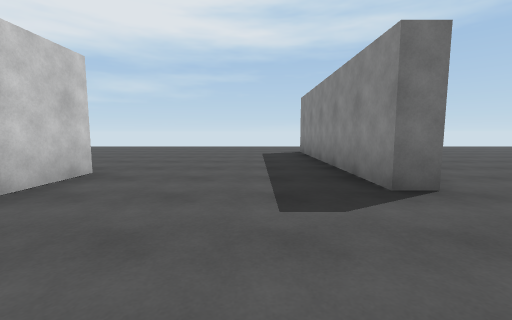
View 1 (above)

24 first-person views from a walk through a 3-D level made in the Unity game engine. The camera is 1.2 m above the floor, tilts 6° down and sees 90° across. The floor is counted in squares, 2 m on a side. Each view is taken from the middle of a square. On the plan, view 1 faces up. The plan holds only what a view shows up to about 9 squares ahead; the rest is blank. The place goes on beyond the plan.

View 2
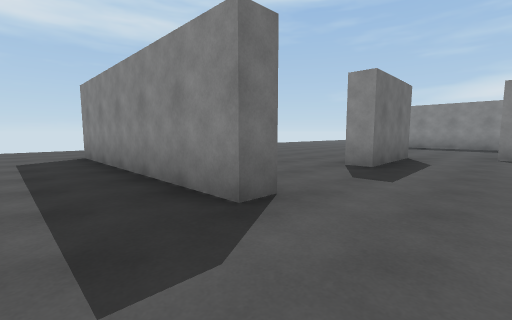

View 3
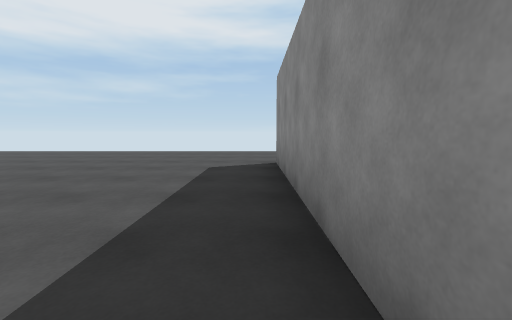

View 4
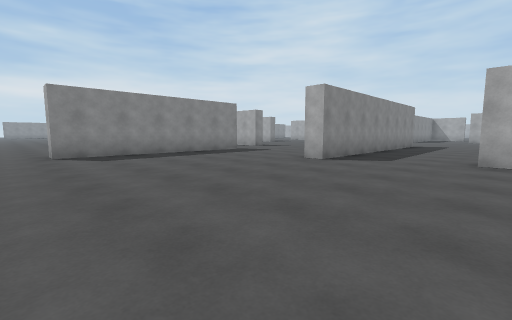

View 5
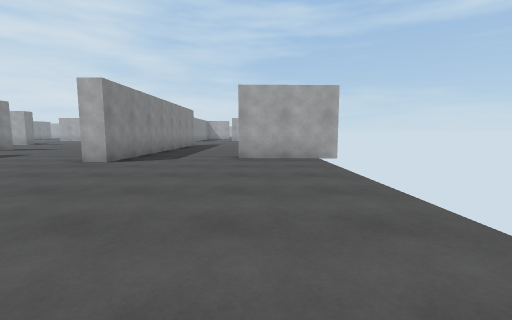

View 6
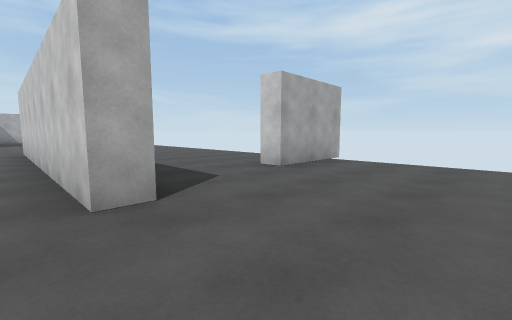

View 7
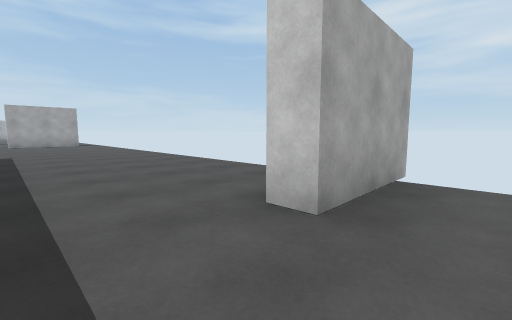

View 8
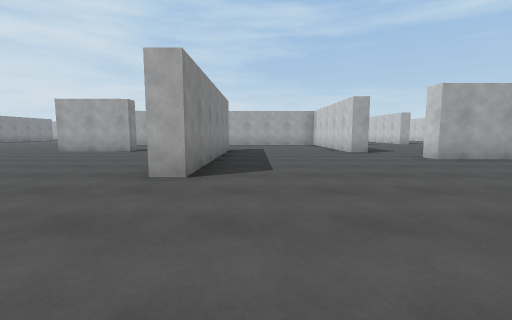

View 9
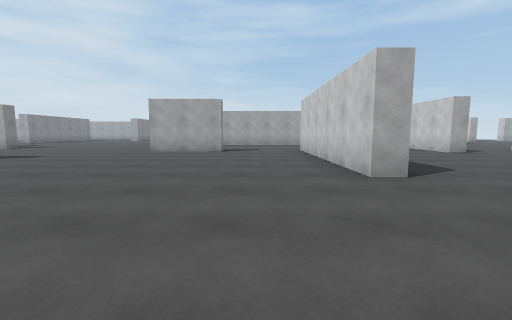

View 10
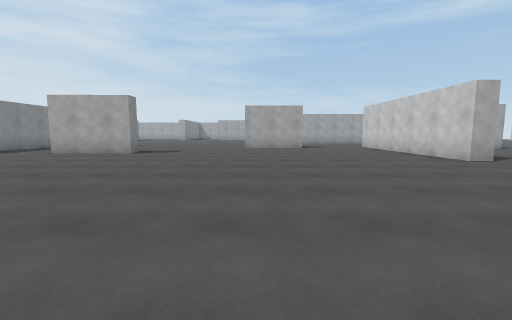

View 11
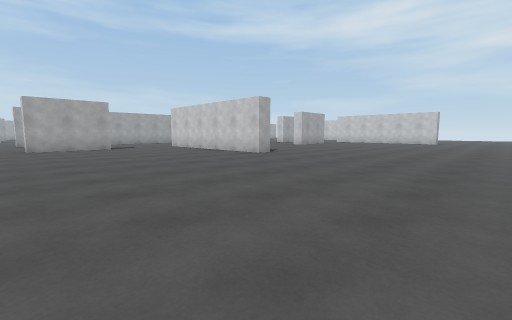

View 12
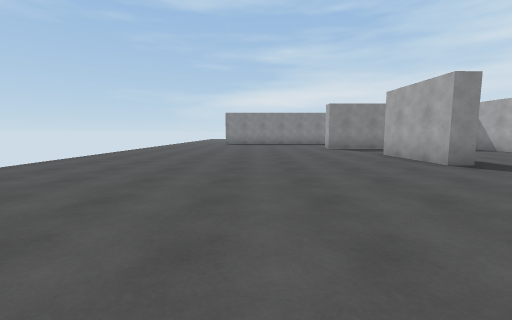

View 13
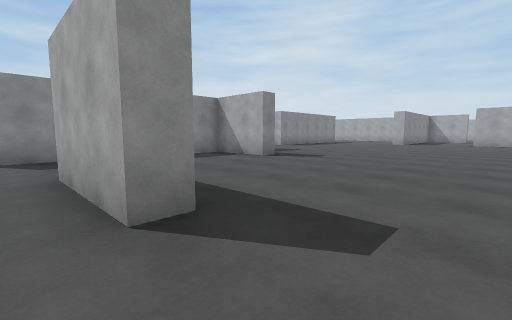

View 14
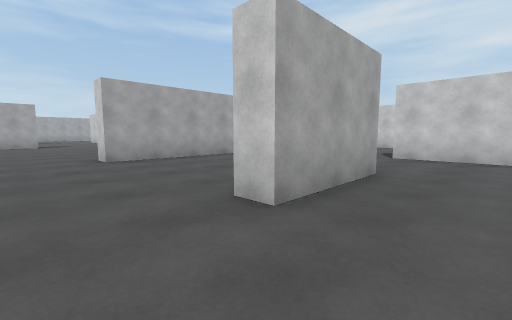

View 15
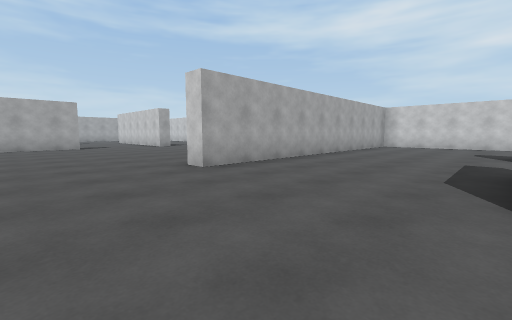

View 16
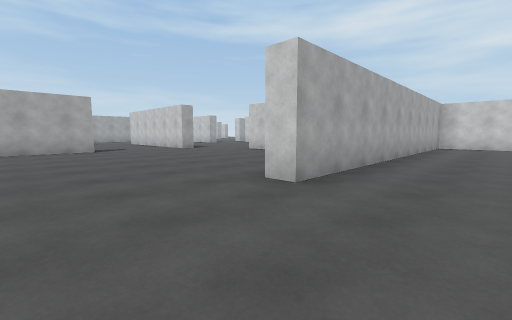

View 17
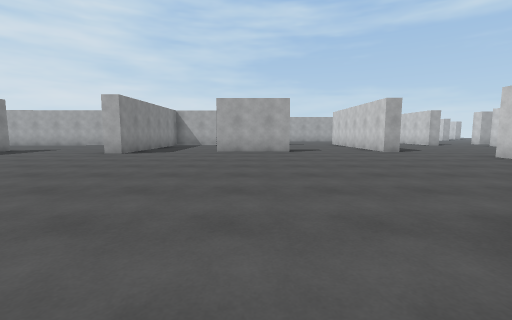

View 18
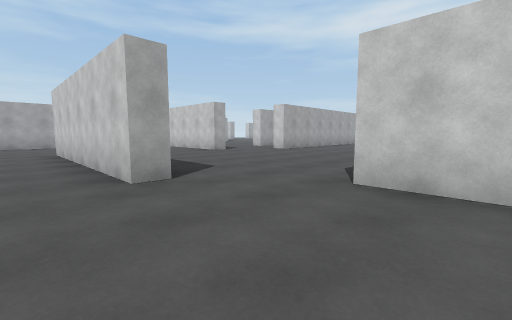

View 19
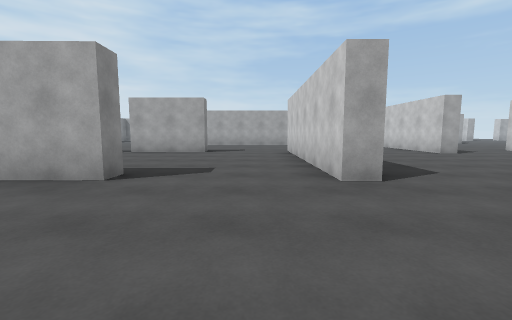

View 20
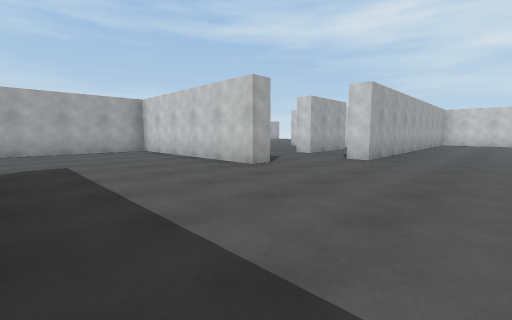

View 21
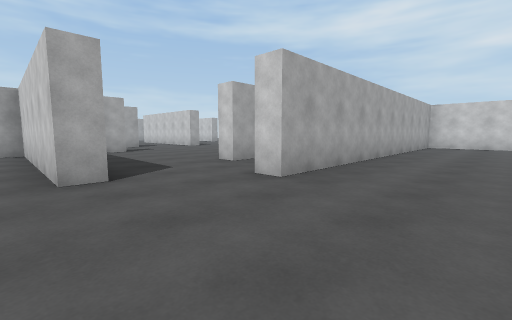

View 22
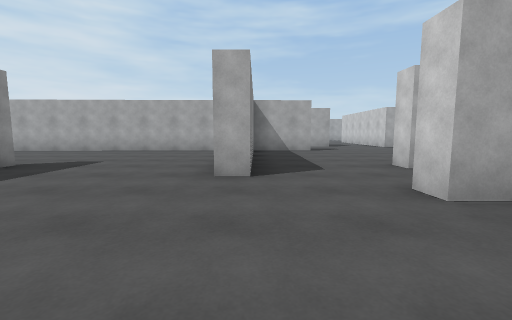

View 23
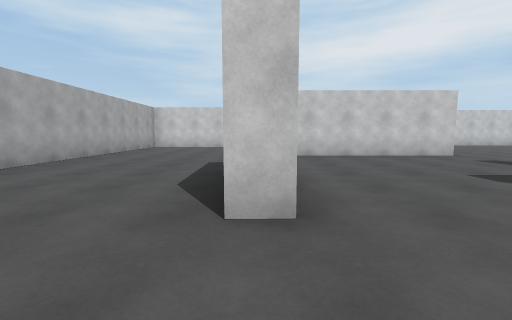

View 24
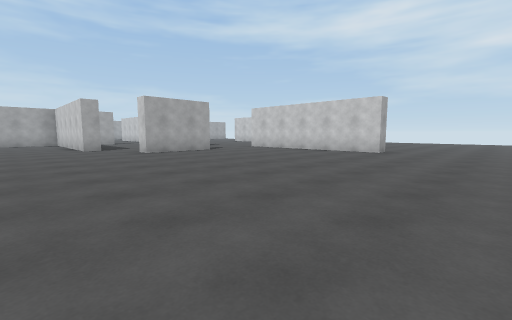

### Floor plan
Points are (right, up) in squares from view 1. A wall is a line through its corners. A room is listed if a view was taken in it or the views show most of it. See-through windows are left out.
Room 1 (views 1, 2, 3, 4, 5, 6, 7, 20, 21, 22, 23)
walls: (3.3, -4.8) (3.3, -9); (8.3, -9.7) (8.3, -10.3); (2.6, -0.2) (2.6, 0.4); (7.5, 1.2) (8.1, 1.2); (-1.1, -12) (-1.1, -12.8); (6.9, 2.6) (4.6, 2.6) (4.6, 3.2); (2, 2.6) (1.4, 2.6) (1.4, 8.2) (1.9, 8.2); (0.5, -14.3) (8.3, -14.2) (8.4, -14.7); (-3, -0.9) (-3, 3.8) (-2.4, 3.8) (-2.4, -3.8); (14.3, -11.3) (14.9, -11.3); (10.1, -15.5) (10.6, -15.5) (10.6, -20.7) (18.1, -20.6); (14.9, -15.6) (14.9, -16.8); (-7.9, 3) (-5.6, 3) (-5.6, 2.4); (17.6, -16.7) (17.6, -16.1)
ways out: opening at (2.3, 10) to room 2; opening at (3.5, 3) to room 2; opening at (7.5, 2) to room 2; opening at (14, -10.7) to room 2; opening at (9, -15); opening at (16.5, -16); gap at (20.5, -16)
Room 2 (views 8, 9, 10, 11, 12, 13, 14, 15, 16, 17, 18, 19, 24)
walls: (15.1, 0) (15.1, 0.6) (17.4, 0.7) (17.5, 0.1); (11.9, 0.1) (11.9, 5.6) (12.4, 5.6) (12.4, 0); (20.7, 2.9) (20.7, 3.5) (23.1, 3.5); (8.1, 1.2) (8.1, -3); (23.7, -1.6) (23.7, -1) (25.5, -0.9); (9.1, -4) (17.5, -3.8) (17.5, -4.4); (13.1, -7.9) (13.1, -9.4); (4.9, 3.2) (6.9, 3.2) (6.9, 2.6); (17.9, -11.8) (17.9, -11.2) (20.3, -11.2); (22.9, -12.1) (22.9, -10.4) (23.5, -10.4); (1.9, 8.2) (1.9, 6.2)
ways out: opening at (2.3, 10) to room 1; opening at (3.5, 3) to room 1; opening at (7.5, 2) to room 1; opening at (14, -10.7) to room 1; opening at (16.5, -12); opening at (21.5, -12)

Where each view was taken, in squares from view 1:
view 1: 0 up, 0 right, facing up
view 2: 1 up, 0 right, facing up-right
view 3: 3 up, 1 right, facing up
view 4: 9 up, 6 left, facing down-right
view 5: 9 up, 6 left, facing down
view 6: 6 up, 2 left, facing down-left
view 7: 4 up, 4 left, facing down-left
view 8: 9 up, 11 right, facing down
view 9: 9 up, 14 right, facing down
view 10: 11 up, 17 right, facing down
view 11: 11 up, 18 right, facing down-left
view 12: 7 up, 16 right, facing right
view 13: 4 up, 19 right, facing down-right
view 14: 2 up, 19 right, facing down-left
view 15: 0 up, 20 right, facing down-left
view 16: 2 down, 20 right, facing down-left
view 17: 3 down, 19 right, facing down
view 18: 8 down, 16 right, facing down-left
view 19: 8 down, 16 right, facing down
view 20: 12 down, 14 right, facing down-left
view 21: 12 down, 11 right, facing down-left
view 22: 12 down, 10 right, facing down
view 23: 10 down, 10 right, facing left
view 24: 11 up, 10 right, facing down-left
